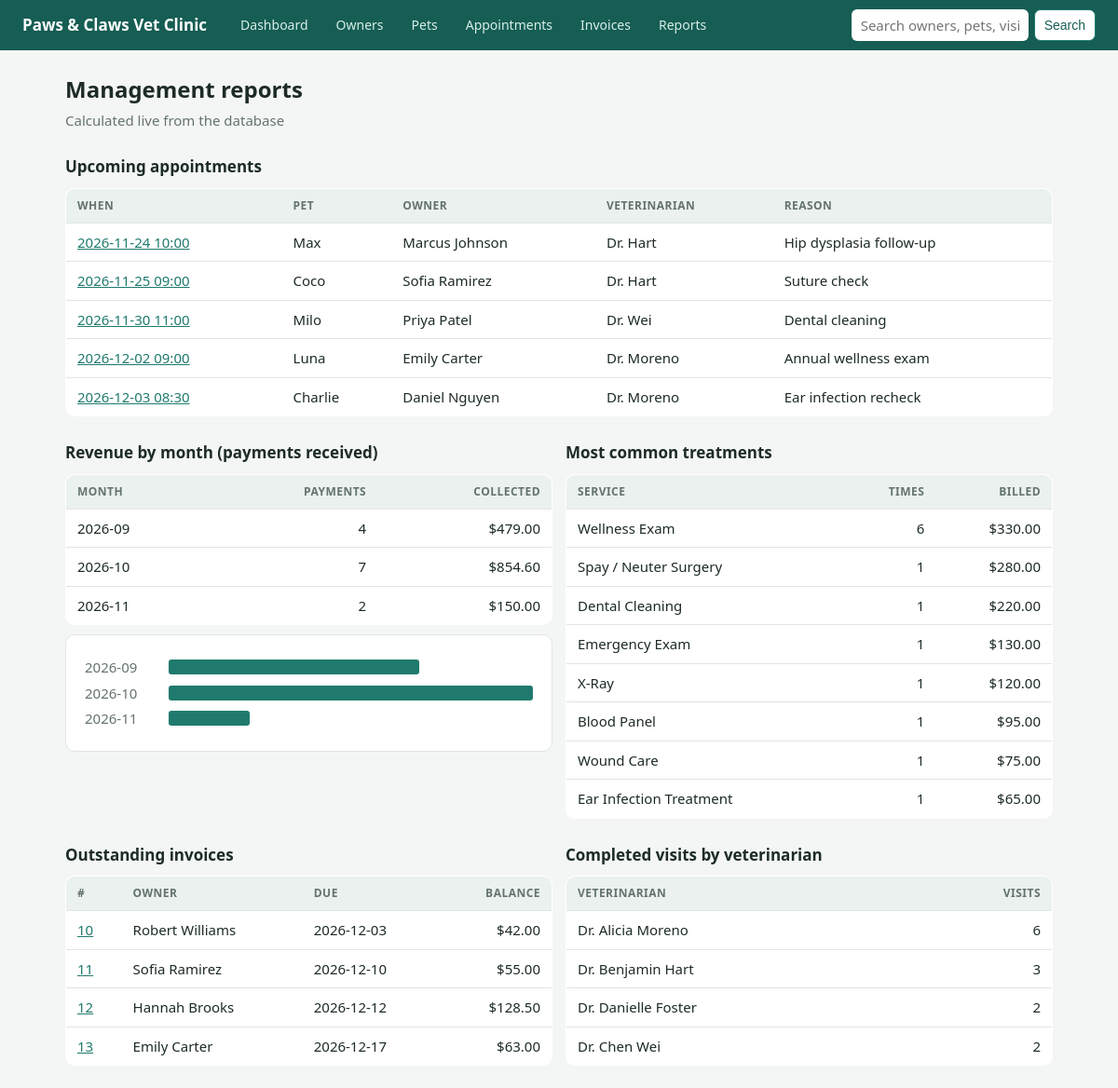
Page /reports on the committed database.
### tables this page shows
CREATE TABLE appointment (
    appointment_id  INTEGER PRIMARY KEY AUTOINCREMENT,
    pet_id          INTEGER      NOT NULL,
    vet_id          INTEGER      NOT NULL,
    appt_datetime   DATETIME     NOT NULL,          -- 'YYYY-MM-DD HH:MM'
    duration_min    INTEGER      NOT NULL DEFAULT 30 CHECK (duration_min > 0),
    reason          VARCHAR(200) NOT NULL,
    status          VARCHAR(12)  NOT NULL DEFAULT 'Scheduled'
        CHECK (status IN ('Scheduled','Completed','Cancelled','No-Show')),
    diagnosis       VARCHAR(255),
    notes           VARCHAR(500),
    CONSTRAINT uq_vet_slot UNIQUE (vet_id, appt_datetime),   -- no double-booking
    CONSTRAINT fk_appt_pet FOREIGN KEY (pet_id)
        REFERENCES pet (pet_id) ON UPDATE CASCADE ON DELETE RESTRICT,
    CONSTRAINT fk_appt_vet FOREIGN KEY (vet_id)
        REFERENCES veterinarian (vet_id) ON UPDATE CASCADE ON DELETE RESTRICT
);

CREATE TABLE pet (
    pet_id          INTEGER PRIMARY KEY AUTOINCREMENT,
    owner_id        INTEGER      NOT NULL,          -- exactly one primary owner
    breed_id        INTEGER      NOT NULL,          -- species is reached through breed
    pet_name        VARCHAR(40)  NOT NULL,
    sex             CHAR(1)      NOT NULL CHECK (sex IN ('M','F')),
    birth_date      DATE,
    color           VARCHAR(40),
    weight_kg       DECIMAL(5,2) CHECK (weight_kg > 0),
    microchip_no    VARCHAR(20)  UNIQUE,
    status          VARCHAR(12)  NOT NULL DEFAULT 'Active'
        CHECK (status IN ('Active','Deceased','Transferred')),
    CONSTRAINT fk_pet_owner FOREIGN KEY (owner_id)
        REFERENCES owner (owner_id) ON UPDATE CASCADE ON DELETE RESTRICT,
    CONSTRAINT fk_pet_breed FOREIGN KEY (breed_id)
        REFERENCES breed (breed_id) ON UPDATE CASCADE ON DELETE RESTRICT
);

CREATE TABLE service (
    service_id      INTEGER PRIMARY KEY AUTOINCREMENT,
    service_name    VARCHAR(80)  NOT NULL UNIQUE,
    category        VARCHAR(20)  NOT NULL
        CHECK (category IN ('Exam','Vaccination','Surgery','Dental','Laboratory','Imaging','Procedure')),
    description     VARCHAR(255),
    standard_price  DECIMAL(8,2) NOT NULL CHECK (standard_price >= 0),
    is_active       INTEGER      NOT NULL DEFAULT 1 CHECK (is_active IN (0,1))
);

CREATE TABLE invoice (
    invoice_id      INTEGER PRIMARY KEY AUTOINCREMENT,
    appointment_id  INTEGER      NOT NULL UNIQUE,   -- one invoice per visit
    owner_id        INTEGER      NOT NULL,          -- bill-to party at time of billing
    invoice_date    DATE         NOT NULL,
    due_date        DATE         NOT NULL,
    status          VARCHAR(10)  NOT NULL DEFAULT 'Issued' CHECK (status IN ('Issued','Void')),
    CONSTRAINT ck_due CHECK (due_date >= invoice_date),
    CONSTRAINT fk_inv_appt FOREIGN KEY (appointment_id)
        REFERENCES appointment (appointment_id) ON UPDATE CASCADE ON DELETE RESTRICT,
    CONSTRAINT fk_inv_owner FOREIGN KEY (owner_id)
        REFERENCES owner (owner_id) ON UPDATE CASCADE ON DELETE RESTRICT
);

### app/app.py (the view)
@app.route("/reports")
def reports():
    today = date.today().isoformat()
    upcoming = q("""SELECT a.appointment_id, a.appt_datetime, a.reason, p.pet_name,
                    o.first_name||' '||o.last_name owner, 'Dr. '||v.last_name vet
                    FROM appointment a JOIN pet p USING(pet_id) JOIN owner o USING(owner_id)
                    JOIN veterinarian v USING(vet_id)
                    WHERE a.status='Scheduled' AND date(a.appt_datetime)>=? ORDER BY a.appt_datetime""", (today,))
    revenue = q("""SELECT substr(payment_date,1,7) month, COUNT(*) payments, SUM(amount) total
                   FROM payment GROUP BY month ORDER BY month""")
    billed = q("""SELECT substr(invoice_date,1,7) month, SUM(total_amount) billed
                  FROM v_invoice_summary WHERE status='Issued' GROUP BY month ORDER BY month""")
    common = q("""SELECT s.service_name, s.category, COUNT(*) times, SUM(l.quantity*l.unit_price) revenue
                  FROM treatment t JOIN service s USING(service_id)
                  LEFT JOIN invoice_line l ON l.treatment_id=t.treatment_id
                  GROUP BY s.service_id ORDER BY times DESC, revenue DESC LIMIT 8""")
    unpaid = q("""SELECT i.invoice_id, i.due_date, o.first_name||' '||o.last_name owner, i.balance_due
                  FROM v_invoice_summary i JOIN owner o USING(owner_id)
                  WHERE i.balance_due>0 AND i.status='Issued' ORDER BY i.due_date""")
    vets = q("""SELECT 'Dr. '||v.first_name||' '||v.last_name vet, COUNT(*) visits
                FROM appointment a JOIN veterinarian v USING(vet_id)
                WHERE a.status='Completed' GROUP BY v.vet_id ORDER BY visits DESC""")
    return render_template("reports.html", upcoming=upcoming, revenue=revenue, billed=billed,
                           common=common, unpaid=unpaid, vets=vets)

### app/app.py (called while the page is built)
def db():
    if "db" not in g:
        g.db = sqlite3.connect(DB)
        g.db.row_factory = sqlite3.Row
        g.db.execute("PRAGMA foreign_keys = ON")
    return g.db

def q(sql, args=(), one=False):
    cur = db().execute(sql, args)
    rows = cur.fetchall()
    return (rows[0] if rows else None) if one else rows

@app.template_filter("money")
def money(v):
    return f"${(v or 0):,.2f}"

    @staticmethod
    def today():
        v = os.environ.get("VET_TODAY")
        return _date.fromisoformat(v) if v else _date.today()

### app/templates/reports.html
{% extends "base.html" %}{% block body %}
<h1>Management reports</h1><p class="sub">Calculated live from the database</p>
<h2>Upcoming appointments</h2><table><tr><th>When</th><th>Pet</th><th>Owner</th><th>Veterinarian</th><th>Reason</th></tr>
{% for a in upcoming %}<tr><td><a href="{{ url_for('appointment_detail', aid=a.appointment_id) }}">{{ a.appt_datetime }}</a></td><td>{{ a.pet_name }}</td><td>{{ a.owner }}</td><td>{{ a.vet }}</td><td>{{ a.reason }}</td></tr>{% else %}<tr><td colspan="5" class="empty">None.</td></tr>{% endfor %}</table>
<div class="grid g2"><div><h2>Revenue by month (payments received)</h2>{% set mx = (revenue|map(attribute='total')|max) if revenue else 1 %}
<table><tr><th>Month</th><th class="num">Payments</th><th class="num">Collected</th></tr>{% for r in revenue %}<tr><td>{{ r.month }}</td><td class="num">{{ r.payments }}</td><td class="num">{{ r.total|money }}</td></tr>{% endfor %}</table>
<div class="card bars" style="margin-top:10px">{% for r in revenue %}<div><span>{{ r.month }}</span><i style="width:{{ (r.total / mx * 100)|round|int }}%"></i></div>{% endfor %}</div></div>
<div><h2>Most common treatments</h2><table><tr><th>Service</th><th class="num">Times</th><th class="num">Billed</th></tr>{% for c in common %}<tr><td>{{ c.service_name }}</td><td class="num">{{ c.times }}</td><td class="num">{{ c.revenue|money }}</td></tr>{% endfor %}</table></div></div>
<div class="grid g2"><div><h2>Outstanding invoices</h2><table><tr><th>#</th><th>Owner</th><th>Due</th><th class="num">Balance</th></tr>{% for u in unpaid %}<tr><td><a href="{{ url_for('invoice_detail', iid=u.invoice_id) }}">{{ u.invoice_id }}</a></td><td>{{ u.owner }}</td><td>{{ u.due_date }}</td><td class="num">{{ u.balance_due|money }}</td></tr>{% else %}<tr><td colspan="4" class="empty">All paid.</td></tr>{% endfor %}</table></div>
<div><h2>Completed visits by veterinarian</h2><table><tr><th>Veterinarian</th><th class="num">Visits</th></tr>{% for v in vets %}<tr><td>{{ v.vet }}</td><td class="num">{{ v.visits }}</td></tr>{% endfor %}</table></div></div>
{% endblock %}

### app/static/style.css (style rules this page uses)
:root { --bg:#f4f6f5;--card:#fff;--ink:#1d2b28;--mute:#64736f;--brand:#1f7a6d;--brand-d:#165d53;--line:#dfe6e3;--bad:#b3261e;--ok:#2e7d32;--warn:#b26a00 }
* { box-sizing:border-box }
body { margin:0;font:15px/1.5 system-ui,-apple-system,"Segoe UI",Roboto,sans-serif;background:var(--bg);color:var(--ink) }
h1 { font-size:24px;margin:0 0 4px }
h2 { font-size:17px;margin:26px 0 10px }
.sub { color:var(--mute);margin:0 0 18px }
.card { background:var(--card);border:1px solid var(--line);border-radius:10px;padding:18px 20px;margin-bottom:16px }
.grid { display:grid;gap:14px }
.g2 { grid-template-columns:1fr 1fr }
table { width:100%;border-collapse:collapse;background:var(--card);border:1px solid var(--line);border-radius:10px;overflow:hidden }
th { background:#eaf1ef;text-align:left;font-size:12px;text-transform:uppercase;letter-spacing:.04em;color:var(--mute);padding:9px 12px }
td { padding:9px 12px;border-top:1px solid var(--line);vertical-align:top }
td.num,th.num { text-align:right;font-variant-numeric:tabular-nums }
a { color:var(--brand) }
.bars div { display:flex;align-items:center;gap:10px;margin:5px 0 }
.bars i { display:block;height:16px;background:var(--brand);border-radius:3px }
.bars span { min-width:80px;color:var(--mute) }

### rows in the picture
appointment: appt_datetime "2026-11-24 10:00", pet_name "Max", owner "Marcus Johnson", vet "Dr. Hart", reason "Hip dysplasia follow-up"
appointment: appt_datetime "2026-11-25 09:00", pet_name "Coco", owner "Sofia Ramirez", vet "Dr. Hart", reason "Suture check"
appointment: appt_datetime "2026-11-30 11:00", pet_name "Milo", owner "Priya Patel", vet "Dr. Wei", reason "Dental cleaning"
appointment: appt_datetime "2026-12-02 09:00", pet_name "Luna", owner "Emily Carter", vet "Dr. Moreno", reason "Annual wellness exam"
appointment: appt_datetime "2026-12-03 08:30", pet_name "Charlie", owner "Daniel Nguyen", vet "Dr. Moreno", reason "Ear infection recheck"
service: service_name "Wellness Exam", times "6", revenue "$330.00"
service: service_name "Spay / Neuter Surgery", times "1", revenue "$280.00"
service: service_name "Dental Cleaning", times "1", revenue "$220.00"
service: service_name "Emergency Exam", times "1", revenue "$130.00"
service: service_name "X-Ray", times "1", revenue "$120.00"
service: service_name "Blood Panel", times "1", revenue "$95.00"
service: service_name "Wound Care", times "1", revenue "$75.00"
service: service_name "Ear Infection Treatment", times "1", revenue "$65.00"
invoice: invoice_id "10", owner "Robert Williams", due_date "2026-12-03", balance_due "$42.00"
invoice: invoice_id "11", owner "Sofia Ramirez", due_date "2026-12-10", balance_due "$55.00"
invoice: invoice_id "12", owner "Hannah Brooks", due_date "2026-12-12", balance_due "$128.50"
invoice: invoice_id "13", owner "Emily Carter", due_date "2026-12-17", balance_due "$63.00"

### other values in the picture
{{ r.month }} "2026-09" "2026-10" "2026-11"
{{ r.payments }} "4" "7" "2"
{{ r.total|money }} "$479.00" "$854.60" "$150.00"
{{ v.vet }} "Dr. Alicia Moreno" "Dr. Benjamin Hart" "Dr. Danielle Foster" "Dr. Chen Wei"
{{ v.visits }} "6" "3" "2" "2"
